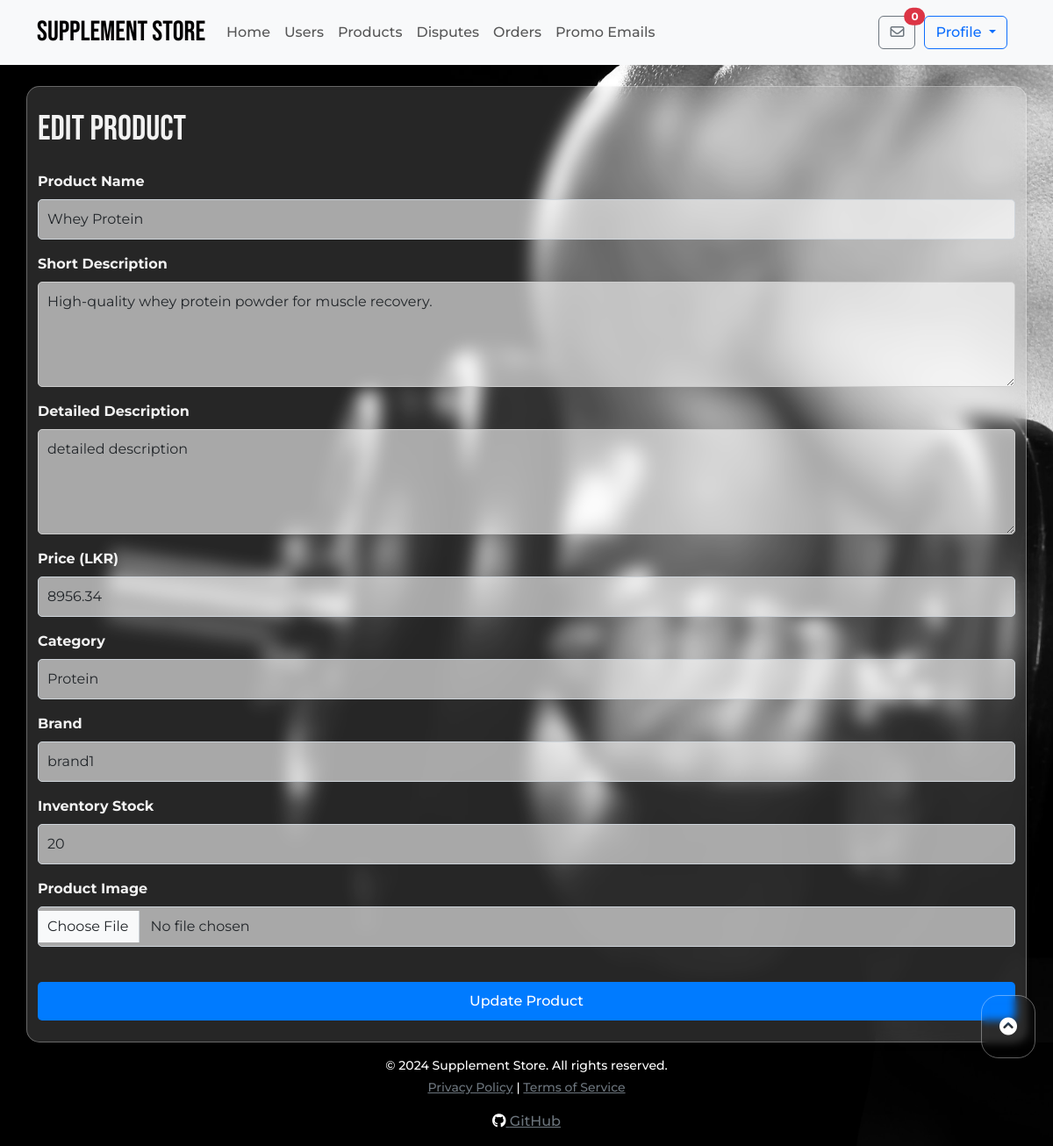
Page /edit_product.php?id=1 (signed in) on the committed database.
### tables this page shows
CREATE TABLE IF NOT EXISTS `products` (
  `id` int NOT NULL AUTO_INCREMENT,
  `name` varchar(100) NOT NULL,
  `description` text NOT NULL,
  `detailed_description` text,
  `price` decimal(10,2) NOT NULL,
  `category` varchar(50) NOT NULL,
  `image_url` varchar(255) DEFAULT NULL,
  `created_at` timestamp NULL DEFAULT CURRENT_TIMESTAMP,
  `updated_at` timestamp NULL DEFAULT CURRENT_TIMESTAMP ON UPDATE CURRENT_TIMESTAMP,
  `brand` varchar(255) DEFAULT NULL,
  `rating` decimal(3,2) DEFAULT '0.00',
  PRIMARY KEY (`id`)
);

CREATE TABLE IF NOT EXISTS `inventory` (
  `product_id` int NOT NULL,
  `stock` int NOT NULL,
  `last_updated` timestamp NULL DEFAULT CURRENT_TIMESTAMP ON UPDATE CURRENT_TIMESTAMP,
  PRIMARY KEY (`product_id`)
);

### edit_product.php (the view, shortened to what this page needs)
<?php
include 'PHP/check_role_admin.php';
$product_id = isset($_GET['id']) ? intval($_GET['id']) : null;
$is_editing = $product_id !== null;
$product = ['name' => '', 'description' => '', 'detailed_description' => '', 'price' => '', 'category' => '', 'brand' => '', 'image_url' => ''];
$inventory_stock = '';
if ($is_editing) {
    $query = "SELECT products.*, inventory.stock AS inventory_stock
              FROM products
              LEFT JOIN inventory ON products.id = inventory.product_id
              WHERE products.id = ?";
    $stmt = $conn->prepare($query);
    $stmt->bind_param("i", $product_id);
    $stmt->execute();
    $result = $stmt->get_result();
    $product = $result->fetch_assoc();
    $inventory_stock = $product['inventory_stock'];
}
?>
<!DOCTYPE html>
<html lang="en">
<head>
    <link href="https://cdn.jsdelivr.net/npm/bootstrap@5.3.0-alpha1/dist/css/bootstrap.min.css" rel="stylesheet">
    <link rel="stylesheet" href="https://cdnjs.cloudflare.com/ajax/libs/font-awesome/6.0.0-beta3/css/all.min.css">
    <link rel="stylesheet" href="CSS/master.css">
    <link rel="stylesheet" href="CSS/edit_product.css">
</head>
<body>
<?php include 'top_nav.php'; ?>
    <div class="container mt-4 glass-card py-4">
        <h1 class ='mb-4'><?= $is_editing ? 'Edit' : 'Add' ?> Product</h1>
        <form action="" method="POST" enctype="multipart/form-data">
            <div class="mb-3">
                <label for="name" class="form-label">Product Name</label>
                <input type="text" class="form-control" id="name" name="name" value="<?= htmlspecialchars($product['name']) ?>" required>
            </div>
            <div class="mb-3">
                <label for="description" class="form-label">Short Description</label>
                <textarea class="form-control" id="description" name="description" required><?= htmlspecialchars($product['description']) ?></textarea>
            </div>
            <div class="mb-3">
                <label for="detailed_description" class="form-label">Detailed Description</label>
                <textarea class="form-control" id="detailed_description" name="detailed_description"><?= htmlspecialchars($product['detailed_description']) ?></textarea>
            </div>
            <div class="mb-3">
                <label for="price" class="form-label">Price (LKR)</label>
                <input type="number" class="form-control" id="price" name="price" value="<?= htmlspecialchars($product['price']) ?>" required>
            </div>
            <div class="mb-3">
                <label for="category" class="form-label">Category</label>
                <input type="text" class="form-control" id="category" name="category" value="<?= htmlspecialchars($product['category']) ?>" required>
            </div>
            <div class="mb-3">
                <label for="brand" class="form-label">Brand</label>
                <input type="text" class="form-control" id="brand" name="brand" value="<?= htmlspecialchars($product['brand']) ?>" required>
            </div>
            <div class="mb-3">
                <label for="inventory_stock" class="form-label">Inventory Stock</label>
                <input type="number" class="form-control" id="inventory_stock" name="inventory_stock" value="<?= htmlspecialchars($inventory_stock) ?>" required>
            </div>
            <div class="mb-3">
                <label for="image" class="form-label">Product Image</label>
                <input type="file" class="form-control" id="image" name="image" accept="image/*">
            </div>
            <button type="submit" class="mt-4 btn btn-primary"><?= $is_editing ? 'Update' : 'Add' ?> Product</button>
        </form>
    </div>
    <?php include 'footer.php'; ?>
</body>
</html>

### CSS/master.css (style rules this page uses)
html { scroll-behavior: smooth; }
body { font-family: 'monst', Helvetica, sans-serif; font-weight: 500; font-style: normal; margin: 0; padding: 0; background-image: url("../images/background.jpg"); background-position: center; background-repeat: no-repeat; background-size: cover; background-attachment: fixed; animation: changeBackground 60s infinite; display: flex; flex-direction: column; height: 100vh; margin: 0; }
.form-control { margin-bottom: 15px; padding: 10px; width: 100%; }
.btn-primary { width: 100%; background-color: #007bff; border: none; color: #fff; padding: 10px; cursor: pointer; border-radius: 5px; }
h1, h2, h3, h4, h5 { font-family: "Bebas Neue", Helvetica, sans-serif; color: #F2F2F2; }
.btn { font-family: 'monst', Helvetica, sans-serif !important; font-weight: 500; font-style: normal; }
.glass-card { background: rgba(255, 255, 255, 0.15); backdrop-filter: blur(10px); -webkit-backdrop-filter: blur(10px); border: 1px solid rgba(255, 255, 255, 0.3); border-radius: 15px; box-shadow: 0 4px 6px rgba(0, 0, 0, 0.1); }

### CSS/edit_product.css (style rules this page uses)
.container { margin-top: 30px; }
.form-label { font-weight: bold; }
input[type="text"], input[type="number"], textarea { border: 1px solid #ced4da; border-radius: 5px; padding: 10px; }
textarea { resize: vertical; height: 120px; }
.mb-3 { margin-bottom: 20px; }
button[type="submit"] { background-color: #007bff; color: white; }
input[type="file"] { border: 1px solid #ced4da; padding: 10px; }
.form-control { background: rgba(255, 255, 255, 0.6); border: 1px solid #ccc; padding: 10px; border-radius: 5px; transition: background 0.3s ease; }
.form-group label, .form-label, .form-group input[type="radio"] { color: #f2f2f2; }

### rows in the picture
products: name "Whey Protein", description "High-quality whey protein powder for muscle recovery.", detailed_description "detailed description", price "8956.34", category "Protein", brand "brand1", inventory_stock "20"
